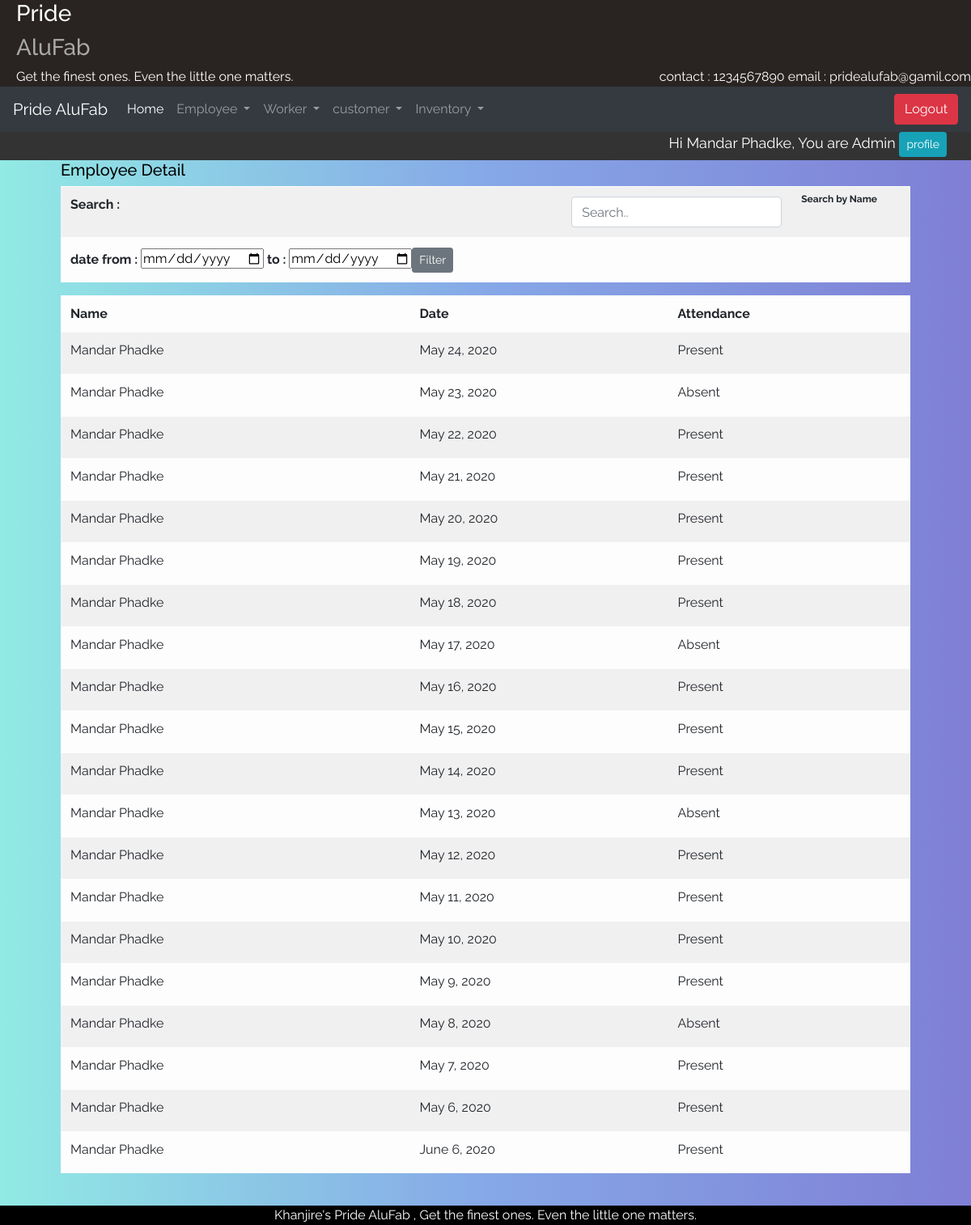
Screenshot of /AttendEmpdetail/1/ (signed in) with the database file from the repository.
### alufab/models.py (models this page shows, shortened)
class Employee(models.Model):
    Emp_id = models.ForeignKey(User, on_delete=models.CASCADE)
    phono = models.IntegerField(default=0)
    Address = models.CharField(default=' ',max_length=100)
    city = models.CharField(default='Ichalkaranji',max_length=20)
    de = [
        ('Manager','Manager'),
        ('Supervisor','Supervisor'),
        ('Admin', 'Admin')
    ]
    designation = models.CharField(max_length=10, choices=de)
    Paymentperday = models.FloatField(default=0)
    is_working=models.BooleanField(default=True)

class Empattendance(models.Model):
    Emp_id = models.ForeignKey(Employee, on_delete=models.CASCADE)
    date = models.DateField(default=datetime.now, blank=True)
    Attend = models.BooleanField(default=False)

### alufab/views.py (the view)
# urls.py: path('AttendEmpdetail/<id>/', views.AttendEmpdetail,name='AttendEmpdetail'),
def AttendEmpdetail(request,id):
    if not request.user.is_authenticated:
        return render(request, 'notloggedin.html')
    elif request.user.is_authenticated:
        emp=Empattendance.objects.filter(Emp_id=id)
        empid = request.user.id
        desig = Employee.objects.get(Emp_id=empid)
        data={'desig':desig,'emp':emp}
        return render(request, 'alufab/empattend_list2.html', data)

### templates/alufab/empattend_list2.html (shortened to what this page needs)
{% extends 'home.html' %}
{% block content %}
<div class="detail_view">
    <h5>Employee Detail</h5>
    <table class="table table-light table-responsive-sm table-striped table_detail">
        <tr><Th colspan="3">Search : </Th><th colspan="3"><input class="form-control" id="myInput" type="text" placeholder="Search.."></th><th><sub>Search by Name</sub></th></tr>
<tr>
    <th><form method="get" action="{% url 'filterCustomer' %}">date from : <input type="date" name="from"/> to : <input type="date" name="to"/><button type="submit" name="filter" class="btn btn-secondary btn-sm">Filter</button></form></th>
</tr>
    </table>
    <table class="table table-light table-responsive-sm table-striped table_detail" id="myTable">
      <thead>
          <tr>
                <th class="sort" colspan="2">Name</th>
                <th class="sort">Date</th>
                <th class="sort">Attendance</th>
            </tr>
          </thead>
          <tbody>
{% for i in emp %}
            <tr>
                <td>  <label>{{i.Emp_id.Emp_id.first_name}} {{i.Emp_id.Emp_id.last_name}}</label><td>
                <td><label>{{i.date}}</label></td>
                <td><label>{% if i.Attend == True %}Present{% else %}Absent{% endif %}</label></td>
            </tr>
            {%endfor%}
          </tbody>
        </table>
</div>
<br>
{% endblock %}

### templates/home.html (shortened to what this page needs)
{%load static%}
<html lang="en">
<head>
    <link rel="stylesheet" href="https://stackpath.bootstrapcdn.com/bootstrap/4.3.1/css/bootstrap.min.css">
    <link href="https://cdnjs.cloudflare.com/ajax/libs/select2/4.0.6-rc.0/css/select2.min.css" rel="stylesheet" />
<link rel="stylesheet" type="text/css" href="{% static 'css/main.css' %}">
<link rel="stylesheet" type="text/css" href="{% static 'css/util.css' %}">
</head>
<body>
<div class="div_top" >
    <div class="container-">
      <h3 style="color: white;">Pride</h3><h3 style="color: darkgrey;">AluFab</h3><h style="color:white;">Get the finest ones.
        Even the little one matters.</h>
      <div style="float:right; color:white;">
        contact : 1234567890
        email : pridealufab@gamil.com
      </div>
    </div>
  </div>
<nav class="navbar navbar-dark bg-dark navbar-expand-lg sticky-top nav">
    <a class="navbar-brand" href="#">Pride AluFab </a>
    <div class="collapse navbar-collapse" id="navbarSupportedContent">
      <ul class="navbar-nav mr-auto">
        <li class="nav-item active">
          <a class="nav-link" href="{% url 'home'%}">Home</a>
        </li>
          <li class="nav-item dropdown">
            <a class="nav-link dropdown-toggle" href="#" role="button" data-toggle="dropdown" aria-haspopup="true" aria-expanded="false">
              Employee
            </a>
          </li>
          <li class="nav-item dropdown">
            <a class="nav-link dropdown-toggle" href="#" role="button" data-toggle="dropdown" aria-haspopup="true" aria-expanded="false">
              Worker
            </a>
          </li>
          <li class="nav-item dropdown">
            <a class="nav-link dropdown-toggle" href="#" id="navbarDropdown" role="button" data-toggle="dropdown" aria-haspopup="true" aria-expanded="false">
              customer
            </a>
          </li>
          <li class="nav-item dropdown">
            <a class="nav-link dropdown-toggle" href="#" id="navbarDropdown" role="button" data-toggle="dropdown" aria-haspopup="true" aria-expanded="false">
              Inventory
            </a>
          </li>
      </ul>
         <span>
              <a href="{% url 'logout_page'%}"><button class="btn btn-danger">Logout</button></a>
          </span>
    </div>
  </nav>
<div class="div_name">
<span class="Name">
  Hi {{request.user.first_name}} {{request.user.last_name}}, You are {{desig.designation}}
              <a href="{% url 'profile' %}"><button class="btn btn-sm btn-info">profile</button></a>
          </span>
</div>
<div id="wrapper" class="active container-fluid froms">
    {% block content %}{% endblock %}
        </div>
<footer>
      Khanjire's Pride AluFab , Get the finest ones.
        Even the little one matters. </footer>
</body>
</html>

### static/css/main.css (style rules this page uses)
body { color:black; background: #7F7FD5; background: -webkit-linear-gradient(to right, #91EAE4, #86A8E7, #7F7FD5); background: linear-gradient(to right, #91EAE4, #86A8E7, #7F7FD5); }
.froms { width:90%; }
footer { background-color:black; width:100%; color:white; text-align:center; }
nav { width:100%; }
.div_top { text-align: left; padding-left: 20px; background-color:#292421; }
.div_name { background-color:#333333; padding-right:30px; color:white; font-size:18px; height:35px; }
.Name { text-align:right; float:right; }

### static/css/util.css (style rules this page uses)
* { margin: 0; padding: 0; outline: none; box-sizing: border-box; font-family: 'Raleway', sans-serif; }

### rows the page displays
Employee: designation "Admin"
Empattendance: Emp_id.Emp_id.first_name "Mandar", Emp_id.Emp_id.last_name "Phadke", date "May 24, 2020", Attend "Present"
Empattendance: Emp_id.Emp_id.first_name "Mandar", Emp_id.Emp_id.last_name "Phadke", date "May 23, 2020", Attend "Absent"
Empattendance: Emp_id.Emp_id.first_name "Mandar", Emp_id.Emp_id.last_name "Phadke", date "May 22, 2020", Attend "Present"
Empattendance: Emp_id.Emp_id.first_name "Mandar", Emp_id.Emp_id.last_name "Phadke", date "May 21, 2020", Attend "Present"
Empattendance: Emp_id.Emp_id.first_name "Mandar", Emp_id.Emp_id.last_name "Phadke", date "May 20, 2020", Attend "Present"
Empattendance: Emp_id.Emp_id.first_name "Mandar", Emp_id.Emp_id.last_name "Phadke", date "May 19, 2020", Attend "Present"
Empattendance: Emp_id.Emp_id.first_name "Mandar", Emp_id.Emp_id.last_name "Phadke", date "May 18, 2020", Attend "Present"
Empattendance: Emp_id.Emp_id.first_name "Mandar", Emp_id.Emp_id.last_name "Phadke", date "May 17, 2020", Attend "Absent"
Empattendance: Emp_id.Emp_id.first_name "Mandar", Emp_id.Emp_id.last_name "Phadke", date "May 16, 2020", Attend "Present"
Empattendance: Emp_id.Emp_id.first_name "Mandar", Emp_id.Emp_id.last_name "Phadke", date "May 15, 2020", Attend "Present"
Empattendance: Emp_id.Emp_id.first_name "Mandar", Emp_id.Emp_id.last_name "Phadke", date "May 14, 2020", Attend "Present"
Empattendance: Emp_id.Emp_id.first_name "Mandar", Emp_id.Emp_id.last_name "Phadke", date "May 13, 2020", Attend "Absent"
Empattendance: Emp_id.Emp_id.first_name "Mandar", Emp_id.Emp_id.last_name "Phadke", date "May 12, 2020", Attend "Present"
Empattendance: Emp_id.Emp_id.first_name "Mandar", Emp_id.Emp_id.last_name "Phadke", date "May 11, 2020", Attend "Present"
Empattendance: Emp_id.Emp_id.first_name "Mandar", Emp_id.Emp_id.last_name "Phadke", date "May 10, 2020", Attend "Present"
Empattendance: Emp_id.Emp_id.first_name "Mandar", Emp_id.Emp_id.last_name "Phadke", date "May 9, 2020", Attend "Present"
Empattendance: Emp_id.Emp_id.first_name "Mandar", Emp_id.Emp_id.last_name "Phadke", date "May 8, 2020", Attend "Absent"
Empattendance: Emp_id.Emp_id.first_name "Mandar", Emp_id.Emp_id.last_name "Phadke", date "May 7, 2020", Attend "Present"
Empattendance: Emp_id.Emp_id.first_name "Mandar", Emp_id.Emp_id.last_name "Phadke", date "May 6, 2020", Attend "Present"
Empattendance: Emp_id.Emp_id.first_name "Mandar", Emp_id.Emp_id.last_name "Phadke", date "June 6, 2020", Attend "Present"

### other values shown
{{ request.user.first_name }} "Mandar"
{{ request.user.last_name }} "Phadke"
